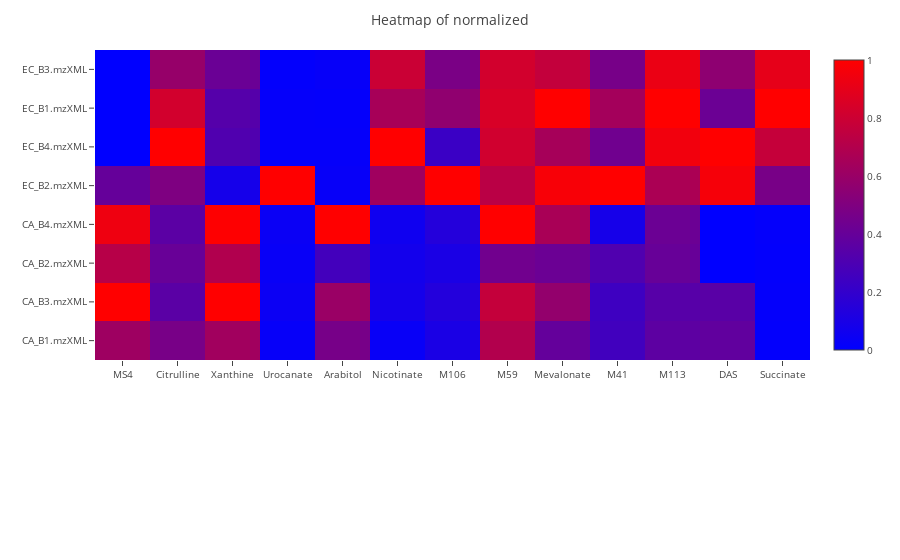

The notebook cell this image was saved under:
### Code cell
from ms_mint.vis.plotly.plotly_tools import plot_heatmap
plot_heatmap(mint.clustered, normed_by_cols=True)

### Figure 1 — Plotly figure (JSON) as saved in the notebook; plotly's stock layout.template omitted (floating-point values rounded to 4 significant figures)
{"data": [{"colorscale": [[0, "rgb(0,0,255)"], [1, "rgb(255,0,0)"]], "type": "heatmap", "x": ["MS4", "Citrulline", "Xanthine", "Urocanate", "Arabitol", "Nicotinate", "M106", "M59", "Mevalonate", "M41", "M113", "DAS", "Succinate"], "y": ["CA_B1.mzXML", "CA_B3.mzXML", "CA_B2.mzXML", "CA_B4.mzXML", "EC_B2.mzXML", "EC_B4.mzXML", "EC_B1.mzXML", "EC_B3.mzXML"], "z": [[0.6179, 0.4697, 0.6299, 0.02342, 0.468, 0.03146, 0.1015, 0.698, 0.3927, 0.2557, 0.3655, 0.3785, 0.01024], [1, 0.3547, 1, 0.04494, 0.6043, 0.08284, 0.1369, 0.769, 0.5773, 0.2414, 0.341, 0.3508, 0.01705], [0.7195, 0.409, 0.6949, 0.02984, 0.2616, 0.07514, 0.1038, 0.4439, 0.418, 0.3143, 0.4025, 0, 0.01129], [0.9391, 0.3551, 0.995, 0.03978, 1, 0.05716, 0.14, 1, 0.6624, 0.0878, 0.4201, 0, 0.0167], [0.3972, 0.4959, 0.08184, 1, 0.02627, 0.6262, 1, 0.7277, 0.9712, 1, 0.6709, 0.9653, 0.4706], [0, 1, 0.315, 0.01787, 0.0207, 1, 0.2261, 0.8169, 0.651, 0.4412, 0.9509, 1, 0.7738], [0, 0.8249, 0.3325, 0.01918, 0.01531, 0.6552, 0.5657, 0.8457, 1, 0.644, 1, 0.4189, 1], [0, 0.5891, 0.416, 0.01236, 0.02525, 0.791, 0.4771, 0.8235, 0.7628, 0.4664, 0.9228, 0.5556, 0.902]]}], "layout": {"autosize": true, "hovermode": "closest", "margin": {"b": 200, "l": 50, "pad": 0, "r": 10, "t": 50}, "title": {"text": "Heatmap of normalized ", "x": 0.5}, "xaxis": {"autorange": true, "range": [-0.5, 12.5], "type": "category"}, "yaxis": {"automargin": true, "autorange": true, "range": [-0.5, 7.5], "tickmode": "array", "title": {"text": ""}, "type": "category"}}}
